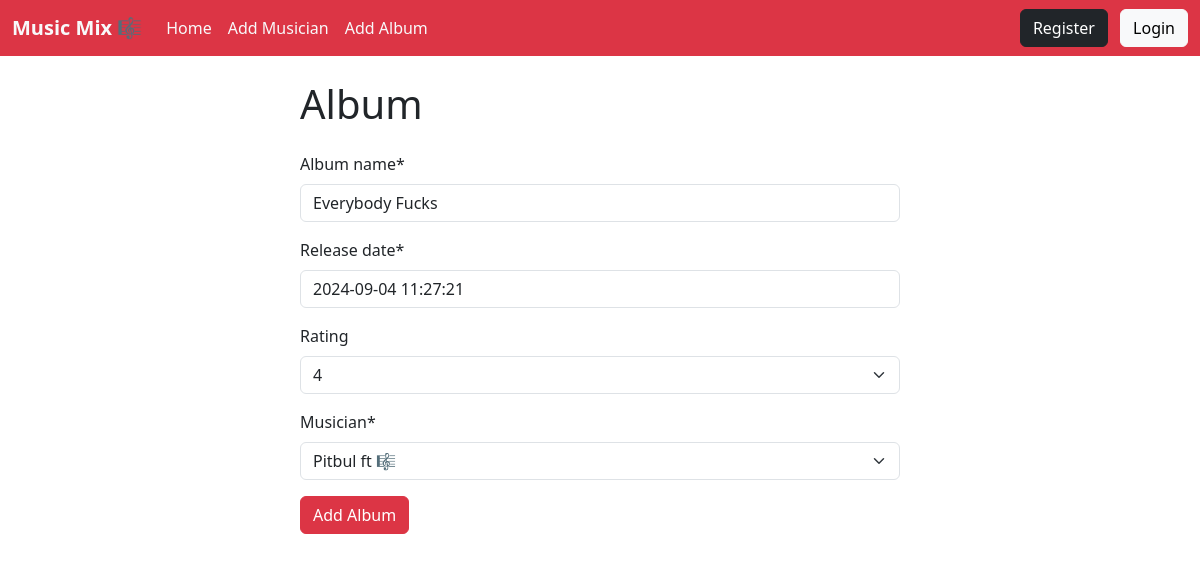
The app's page /album/edit/7/, older data.
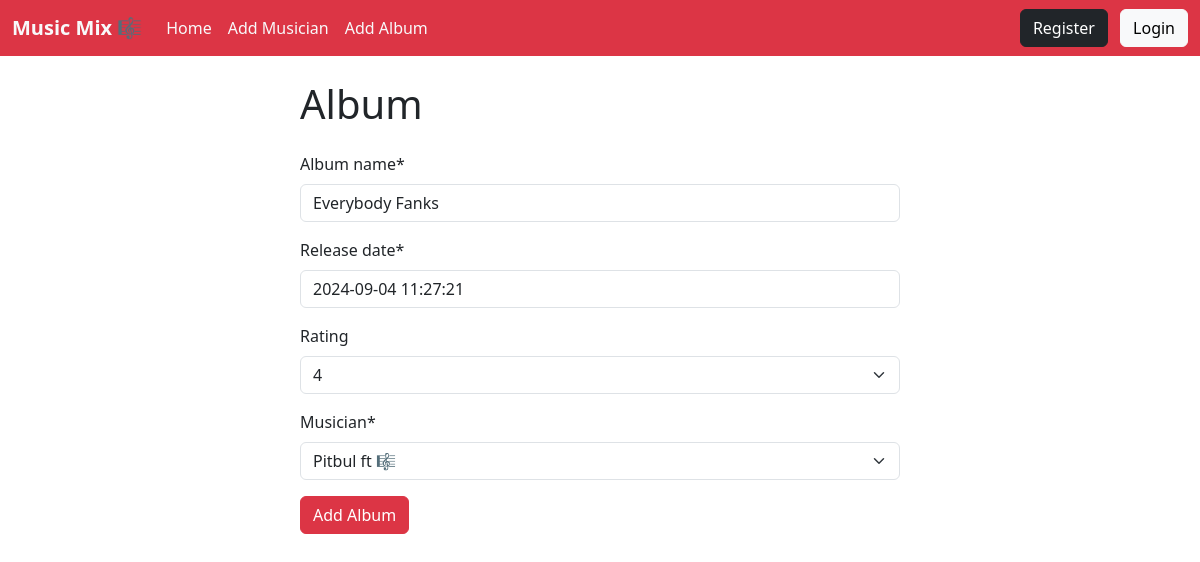
The same page, newer data.
### album/models.py (models this page shows, shortened)
class Album(models.Model):
    RATING = (
        ("1","1"),
        ("2","2"),
        ("3","3"),
        ("4","4"),
        ("5","5"),
    )
    album_name = models.CharField(max_length=100)
    release_date = models.DateTimeField(default=timezone.now)
    rating = models.CharField(choices=RATING, max_length=20, null=True, blank=True)
    musician = models.ForeignKey(Musician, on_delete=models.CASCADE)

### album/views.py (the view)
# urls.py: path('edit/<int:id>/', views.EditAlbumView.as_view(), name="edit_album"),
class EditAlbumView(UpdateView):
  model = models.Album
  form_class = forms.AlbumForm
  template_name = 'add_album.html'
  pk_url_kwarg = 'id'
  success_url = reverse_lazy('home')

### album/forms.py
class AlbumForm(forms.ModelForm):
    class Meta:
        model = Album
        fields = '__all__'

### musician/models.py (called while the page is built)
    def __str__(self):
        return f'{self.first_name} 🎼'

### album/templates/add_album.html (shortened to what this page needs)
{% extends "base.html" %}
{% load crispy_forms_tags  %}
{% block content %}
<form action="" style="width:50%; margin:auto" method="post">
    <h1 class="my-4">Album</h1>
    {{form | crispy}}
    <button class="btn btn-danger">Add Album</button>
</form>
{% endblock %}

Row changes from the older to the newer data that the page shows:
changed Album "Pitbul ft 🎼": album_name "Everybody Fucks" → "Everybody Fanks"
